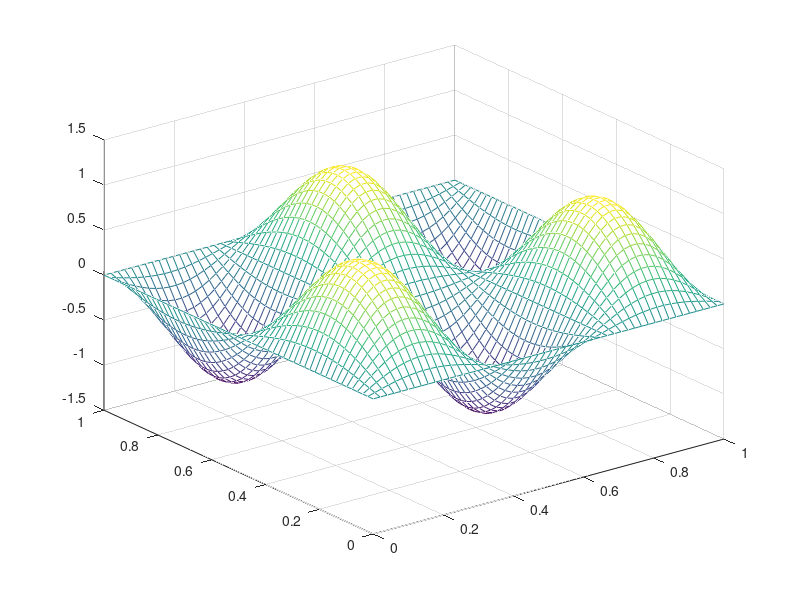

Source code (MATLAB):
close all
% Poisson Gauss–Seidel (GS gauss seidel) iteration

% Set number of iterations to be performed
nk = 300

% Set parameters alpha and beta
alpha = 2;
beta  = 3;

% Set the number of meshpoints so the interior has N x N such points
N = 50;

% Compute the distance between mesh points, in each direction
h = 1/(N+1);

% We will have arrays that capture the boundary as well as the interior
% meshpoints.  As a result, we need those arrays to be of size (N+2) x
% (N+2) so that those indexed 2:N+1, 2:N+1 represent the interior.  

% Compute the x-values at each point i,j, including the boundary
x = h * [ 0:N+1 ];   % Notice this creates a row vector

% Compute the y-values at each point i,j, including the boundary
y = h * [ 0:N+1 ];   % Notice this creates a row vector

% Create an array that captures the load at each point i,j
for i=1:N+2
    for j=1:N+2
        F( i,j ) = ...
            ( alpha^2 + beta^2 ) * pi^2 * sin( alpha * pi * x( i ) ) * sin( beta * pi * y( j ) );
    end
end

% Set the initial values at the mesh points
U = zeros( N+2, N+2 );

% Perform nk iterations
for k = 1:nk
    k           % print current iteration index
    
    % update all the interior points
    for i=2:N+1
        for j=2:N+1
            U( i,j ) = ( U( i, j-1 ) + U( i-1, j ) + U( i+1, j ) + U( i, j+1 ) + h^2 * F( i, j ) ) / 4;
        end
    end 
    mesh( x, y, U );
    axis( [ 0 1 0 1 -1.5 1.5 ]);
    
    % wait to continue to the next iteration
    next = input( 'press RETURN to continue' );
end

